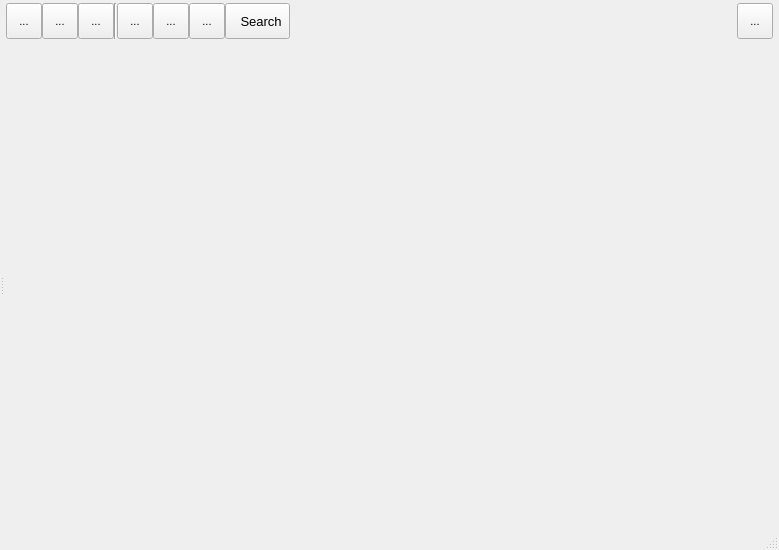
<?xml version="1.0" encoding="UTF-8"?>
<ui version="4.0">
 <class>MainWindow</class>
 <widget class="QMainWindow" name="MainWindow">
  <property name="geometry">
   <rect>
    <x>0</x>
    <y>0</y>
    <width>779</width>
    <height>550</height>
   </rect>
  </property>
  <property name="windowTitle">
   <string>MainWindow</string>
  </property>
  <widget class="QWidget" name="centralwidget">
   <property name="font">
    <font>
     <pointsize>8</pointsize>
    </font>
   </property>
   <layout class="QVBoxLayout" name="verticalLayout_2">
    <property name="spacing">
     <number>0</number>
    </property>
    <property name="leftMargin">
     <number>0</number>
    </property>
    <property name="topMargin">
     <number>0</number>
    </property>
    <property name="rightMargin">
     <number>0</number>
    </property>
    <property name="bottomMargin">
     <number>0</number>
    </property>
    <item>
     <layout class="QHBoxLayout" name="horizontalLayout">
      <property name="leftMargin">
       <number>6</number>
      </property>
      <property name="topMargin">
       <number>3</number>
      </property>
      <property name="rightMargin">
       <number>6</number>
      </property>
      <property name="bottomMargin">
       <number>3</number>
      </property>
      <item>
       <widget class="QToolButton" name="btnLoad">
        <property name="enabled">
         <bool>true</bool>
        </property>
        <property name="minimumSize">
         <size>
          <width>36</width>
          <height>36</height>
         </size>
        </property>
        <property name="toolTip">
         <string>load File</string>
        </property>
        <property name="text">
         <string>...</string>
        </property>
        <property name="iconSize">
         <size>
          <width>28</width>
          <height>28</height>
         </size>
        </property>
        <property name="checkable">
         <bool>false</bool>
        </property>
        <property name="toolButtonStyle">
         <enum>Qt::ToolButtonIconOnly</enum>
        </property>
       </widget>
      </item>
      <item>
       <widget class="QToolButton" name="btnClipBoard">
        <property name="enabled">
         <bool>true</bool>
        </property>
        <property name="minimumSize">
         <size>
          <width>36</width>
          <height>36</height>
         </size>
        </property>
        <property name="toolTip">
         <string>&lt;html&gt;&lt;head/&gt;&lt;body&gt;&lt;p&gt;copy from clipboard&lt;br/&gt;&lt;span style=&quot; font-weight:600;&quot;&gt;Ctrl+'V&lt;/span&gt;'&lt;/p&gt;&lt;/body&gt;&lt;/html&gt;</string>
        </property>
        <property name="text">
         <string>...</string>
        </property>
        <property name="iconSize">
         <size>
          <width>28</width>
          <height>28</height>
         </size>
        </property>
        <property name="checkable">
         <bool>false</bool>
        </property>
        <property name="toolButtonStyle">
         <enum>Qt::ToolButtonIconOnly</enum>
        </property>
       </widget>
      </item>
      <item>
       <widget class="QToolButton" name="btnCloseImage">
        <property name="minimumSize">
         <size>
          <width>36</width>
          <height>36</height>
         </size>
        </property>
        <property name="toolTip">
         <string>Close Image</string>
        </property>
        <property name="text">
         <string>...</string>
        </property>
        <property name="iconSize">
         <size>
          <width>28</width>
          <height>28</height>
         </size>
        </property>
        <property name="checkable">
         <bool>false</bool>
        </property>
       </widget>
      </item>
      <item>
       <widget class="Line" name="line">
        <property name="orientation">
         <enum>Qt::Vertical</enum>
        </property>
       </widget>
      </item>
      <item>
       <widget class="QToolButton" name="btnMeasure">
        <property name="minimumSize">
         <size>
          <width>36</width>
          <height>36</height>
         </size>
        </property>
        <property name="toolTip">
         <string>&lt;html&gt;&lt;head/&gt;&lt;body&gt;&lt;p&gt;close image&lt;br/&gt;&lt;/p&gt;&lt;/body&gt;&lt;/html&gt;</string>
        </property>
        <property name="text">
         <string>...</string>
        </property>
        <property name="iconSize">
         <size>
          <width>28</width>
          <height>28</height>
         </size>
        </property>
        <property name="checkable">
         <bool>false</bool>
        </property>
       </widget>
      </item>
      <item>
       <widget class="QToolButton" name="btnRegion">
        <property name="minimumSize">
         <size>
          <width>36</width>
          <height>36</height>
         </size>
        </property>
        <property name="toolTip">
         <string>&lt;html&gt;&lt;head/&gt;&lt;body&gt;&lt;p&gt;Region of Interest&lt;/p&gt;&lt;/body&gt;&lt;/html&gt;</string>
        </property>
        <property name="text">
         <string>...</string>
        </property>
        <property name="iconSize">
         <size>
          <width>28</width>
          <height>28</height>
         </size>
        </property>
        <property name="checkable">
         <bool>false</bool>
        </property>
       </widget>
      </item>
      <item>
       <widget class="QToolButton" name="btnCutForeground">
        <property name="minimumSize">
         <size>
          <width>36</width>
          <height>36</height>
         </size>
        </property>
        <property name="toolTip">
         <string>cut foreground</string>
        </property>
        <property name="text">
         <string>...</string>
        </property>
        <property name="iconSize">
         <size>
          <width>28</width>
          <height>28</height>
         </size>
        </property>
        <property name="checkable">
         <bool>false</bool>
        </property>
       </widget>
      </item>
      <item>
       <widget class="QToolButton" name="btnSearch">
        <property name="minimumSize">
         <size>
          <width>0</width>
          <height>36</height>
         </size>
        </property>
        <property name="font">
         <font>
          <pointsize>10</pointsize>
         </font>
        </property>
        <property name="text">
         <string>  Search</string>
        </property>
        <property name="iconSize">
         <size>
          <width>28</width>
          <height>28</height>
         </size>
        </property>
        <property name="checkable">
         <bool>false</bool>
        </property>
        <property name="toolButtonStyle">
         <enum>Qt::ToolButtonTextBesideIcon</enum>
        </property>
       </widget>
      </item>
      <item>
       <spacer name="horizontalSpacer">
        <property name="orientation">
         <enum>Qt::Horizontal</enum>
        </property>
        <property name="sizeHint" stdset="0">
         <size>
          <width>40</width>
          <height>20</height>
         </size>
        </property>
       </spacer>
      </item>
      <item>
       <widget class="QToolButton" name="btnSettings">
        <property name="enabled">
         <bool>true</bool>
        </property>
        <property name="minimumSize">
         <size>
          <width>36</width>
          <height>36</height>
         </size>
        </property>
        <property name="toolTip">
         <string>&lt;html&gt;&lt;head/&gt;&lt;body&gt;&lt;p&gt;copy from clipboard&lt;br/&gt;&lt;span style=&quot; font-weight:600;&quot;&gt;Ctrl+'V&lt;/span&gt;'&lt;/p&gt;&lt;/body&gt;&lt;/html&gt;</string>
        </property>
        <property name="text">
         <string>...</string>
        </property>
        <property name="iconSize">
         <size>
          <width>28</width>
          <height>28</height>
         </size>
        </property>
        <property name="checkable">
         <bool>false</bool>
        </property>
        <property name="toolButtonStyle">
         <enum>Qt::ToolButtonIconOnly</enum>
        </property>
       </widget>
      </item>
     </layout>
    </item>
    <item>
     <widget class="QSplitter" name="splitter">
      <property name="sizePolicy">
       <sizepolicy hsizetype="Expanding" vsizetype="Expanding">
        <horstretch>0</horstretch>
        <verstretch>0</verstretch>
       </sizepolicy>
      </property>
      <property name="orientation">
       <enum>Qt::Horizontal</enum>
      </property>
      <property name="handleWidth">
       <number>3</number>
      </property>
      <widget class="FilterWidget" name="filterWidget" native="true">
       <property name="sizePolicy">
        <sizepolicy hsizetype="Preferred" vsizetype="Preferred">
         <horstretch>1</horstretch>
         <verstretch>0</verstretch>
        </sizepolicy>
       </property>
       <property name="baseSize">
        <size>
         <width>200</width>
         <height>0</height>
        </size>
       </property>
       <layout class="QVBoxLayout" name="verticalLayout"/>
      </widget>
      <widget class="PictureEditor" name="picEditor" native="true">
       <property name="sizePolicy">
        <sizepolicy hsizetype="Preferred" vsizetype="Preferred">
         <horstretch>5</horstretch>
         <verstretch>0</verstretch>
        </sizepolicy>
       </property>
       <property name="minimumSize">
        <size>
         <width>300</width>
         <height>200</height>
        </size>
       </property>
      </widget>
     </widget>
    </item>
   </layout>
  </widget>
  <widget class="QStatusBar" name="statusbar"/>
  <action name="actionLoad">
   <property name="text">
    <string>Load Image</string>
   </property>
   <property name="font">
    <font>
     <pointsize>9</pointsize>
    </font>
   </property>
  </action>
  <action name="actionExit">
   <property name="text">
    <string>Exit</string>
   </property>
  </action>
  <action name="actionSettings">
   <property name="text">
    <string>Settings</string>
   </property>
  </action>
 </widget>
 <customwidgets>
  <customwidget>
   <class>PictureEditor</class>
   <extends>QWidget</extends>
   <header>pictureviz</header>
   <container>1</container>
  </customwidget>
  <customwidget>
   <class>FilterWidget</class>
   <extends>QWidget</extends>
   <header>filterviz</header>
   <container>1</container>
  </customwidget>
 </customwidgets>
 <resources/>
 <connections/>
</ui>
